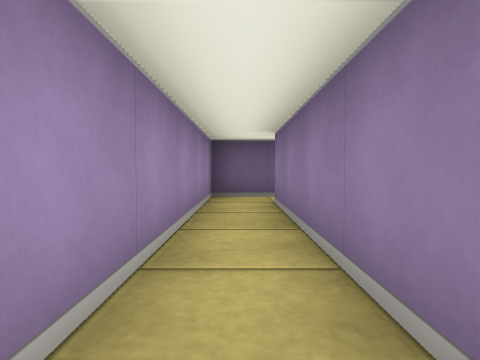
View 1 (above)

19 first-person views from a walk through a cub3D ray-caster map. The camera is about half as high as the walls, tilts 2° down and sees 75° across. The floor is counted in squares. Each view is taken from the middle of a square. On the plan, view 1 faces up. The plan holds only what a view shows up to about 9 squares ahead; the rest is blank.

View 2
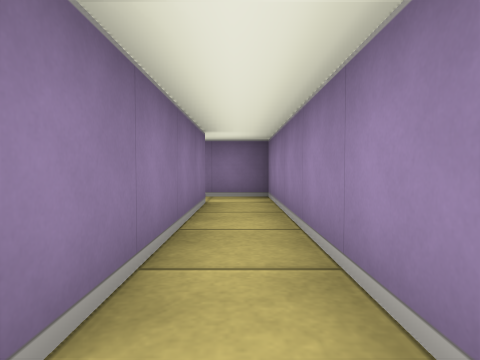

View 3
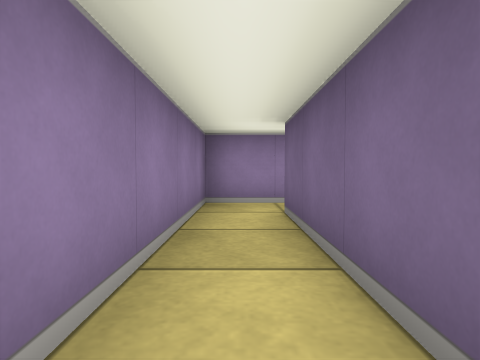

View 4
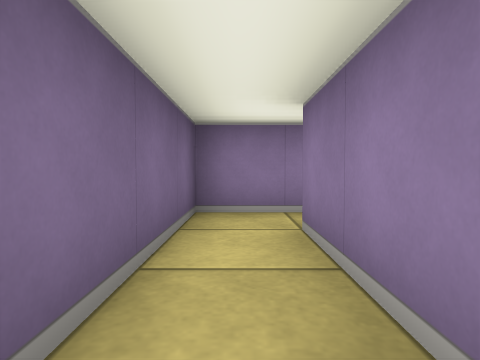

View 5
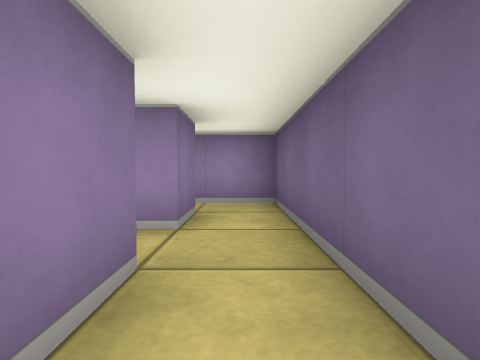

View 6
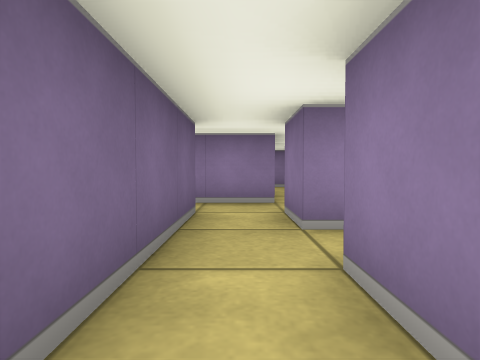

View 7
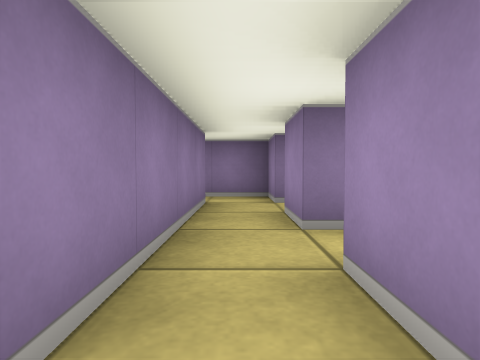

View 8
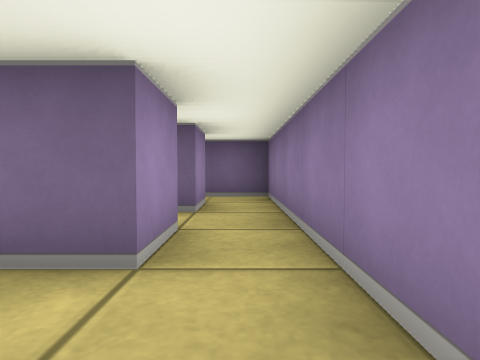

View 9
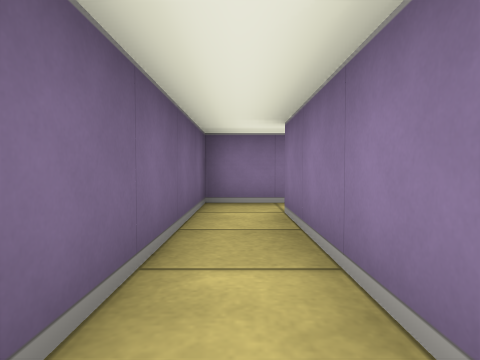

View 10
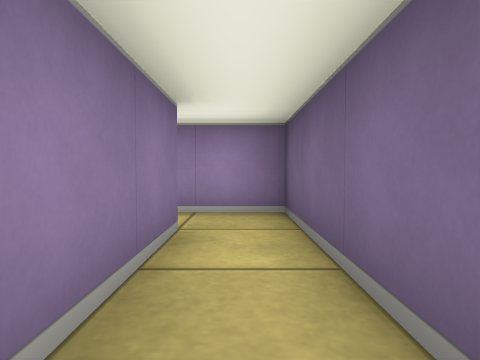

View 11
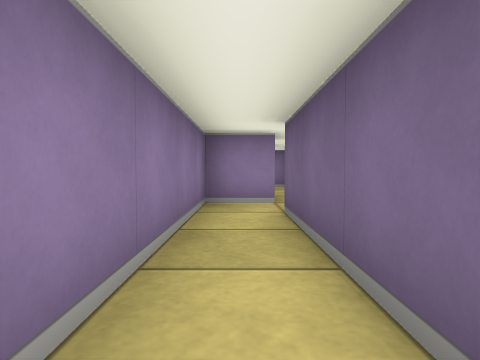

View 12
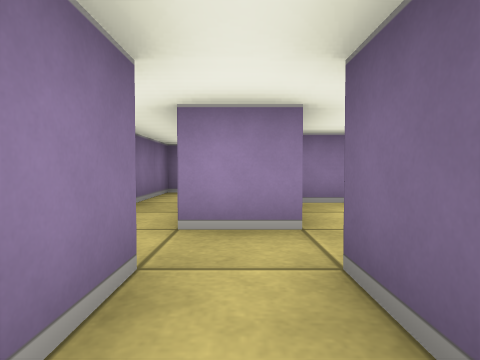

View 13
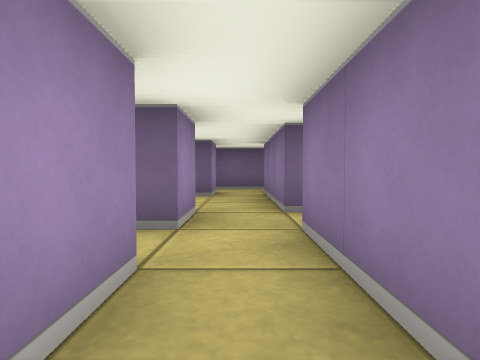

View 14
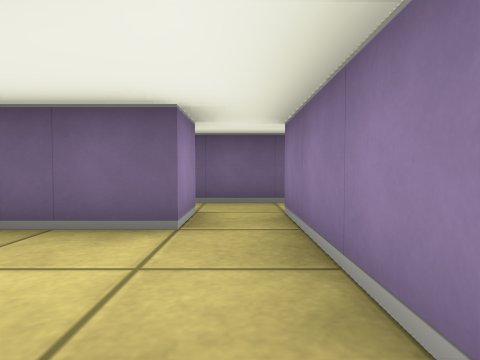

View 15
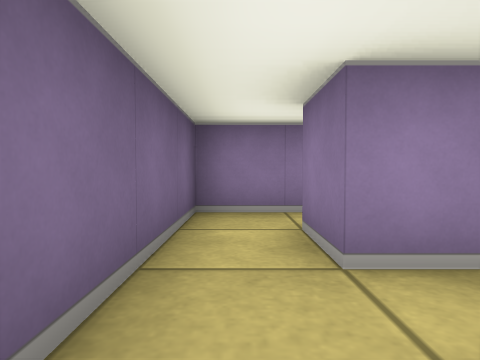

View 16
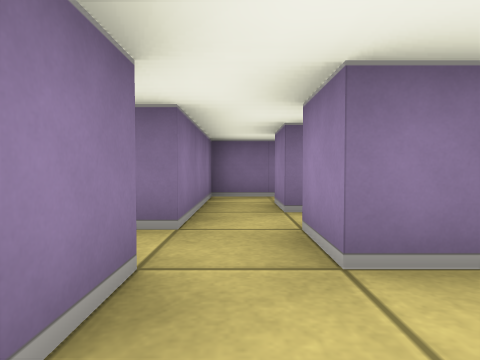

View 17
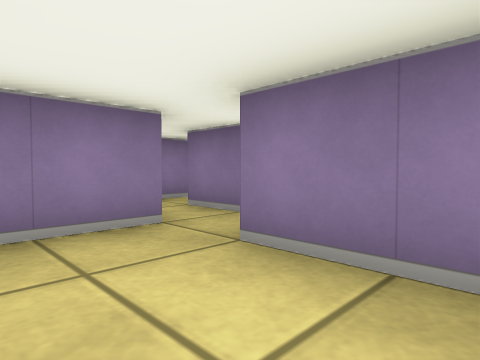

View 18
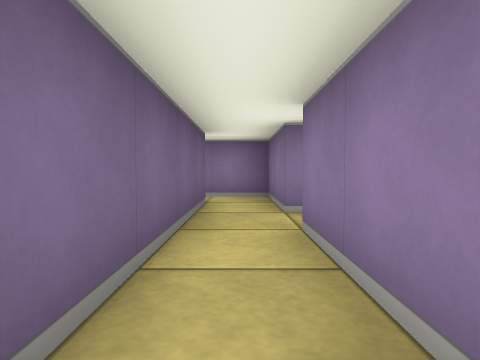

View 19
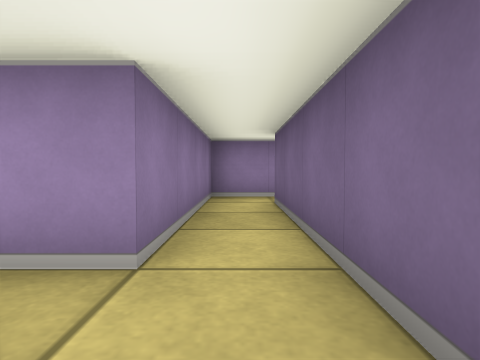

### Floor plan
Key: @ floor where view 1 was taken; # wall or solid block; . floor.
Columns run from 1 left of view 1 to 11 right of it. Each row starts with its distance up from view 1.
 10 ####### #####
  9 #.....# ....#
  8 #.###.###.#.#
  7 #   ..#...#
  6 #####.#...#
  5 #.....###...
  4 #.#.#.....#.#
  3 #.#.#####.#
  2 #.#.......#
  1 #.#####.###
  0 #@....#
 -1 #####.#

Positions as (right, up) in squares from view 1, and headings:
1: (0, 0), facing up
2: (0, 5), facing down
3: (4, 0), facing left
4: (1, 0), facing right
5: (4, 5), facing left
6: (0, 5), facing right
7: (4, 9), facing down
8: (4, 4), facing up
9: (0, 9), facing right
10: (3, 9), facing left
11: (8, 4), facing left
12: (10, 5), facing left
13: (8, 2), facing up
14: (8, 5), facing up
15: (7, 9), facing right
16: (8, 7), facing down
17: (6, 7), facing down-right
18: (3, 2), facing right
19: (7, 2), facing left
